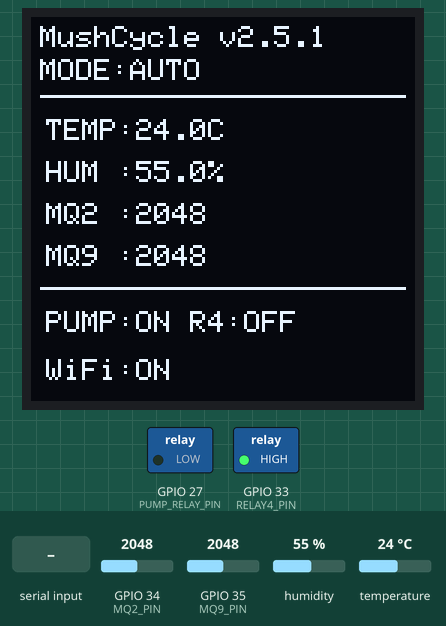
Simulated run of this sketch. Board: ESP32. Parts: 128×128 one-colour display, switched loads named in the sketch (green lamp = pin HIGH). The test bench sets the inputs (shaded band); at power-on: humidity 55 %, GPIO 34 (MQ2_PIN) = 2048, GPIO 35 (MQ9_PIN) = 2048, temperature 24 °C (analog values on the 0–4095 scale). WiFi joins after 1.5 s; servers stay silent unless stated; the local clock reads 2024-03-15 10:24:30 at power-on unless the sketch sets it; what the sketch prints to the serial monitor is not drawn.

Above: at 2.5 s.
2.6 s: "AUTO\n" received over Serial
At 4.7 s:
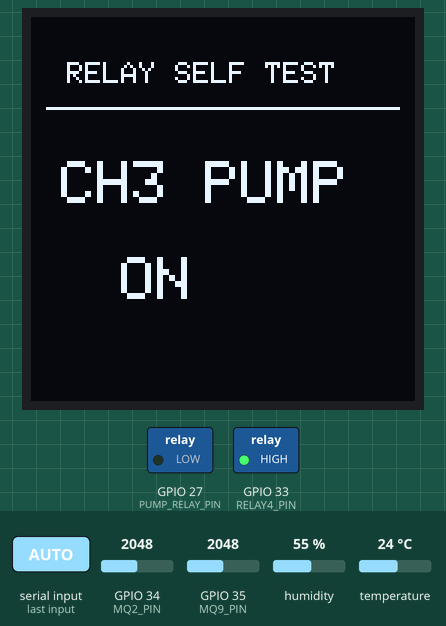
8.8 s: humidity set to 73 %
At 10.3 s:
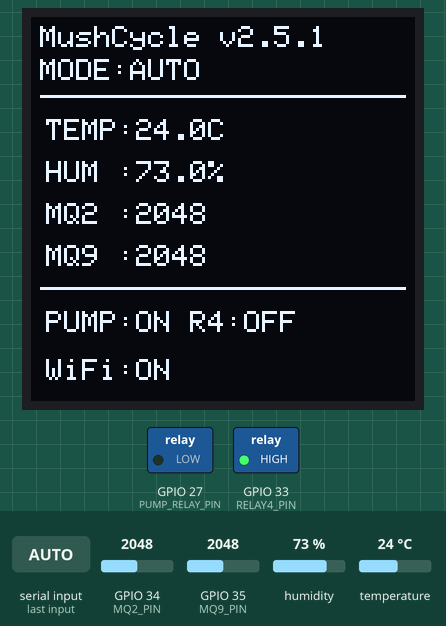
11.5 s: humidity set to 76 %
At 14.6 s:
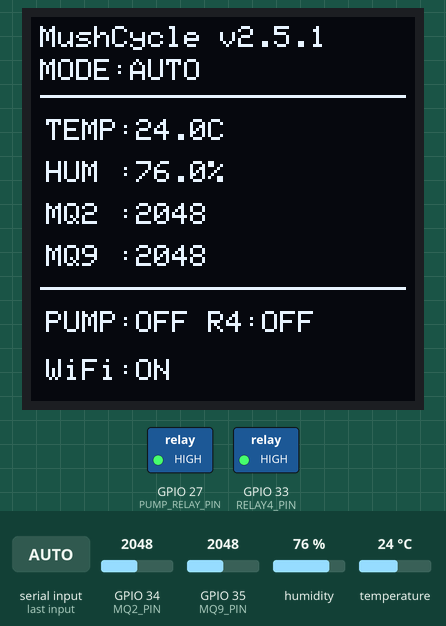
15.5 s: "MANUAL\n" received over Serial
17.1 s: "M,45\n" received over Serial
At 17.7 s:
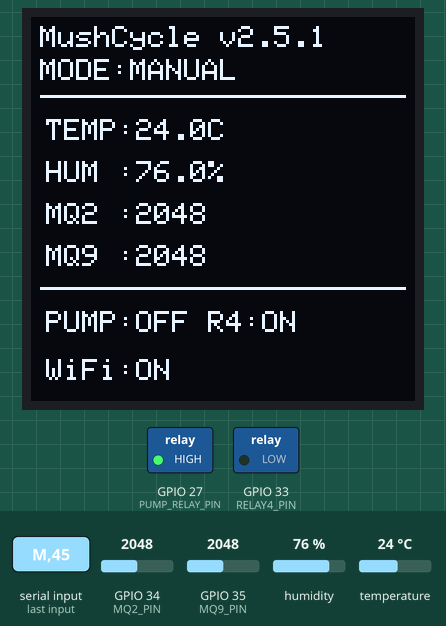
18.7 s: "30,150\n" received over Serial
At 19.6 s:
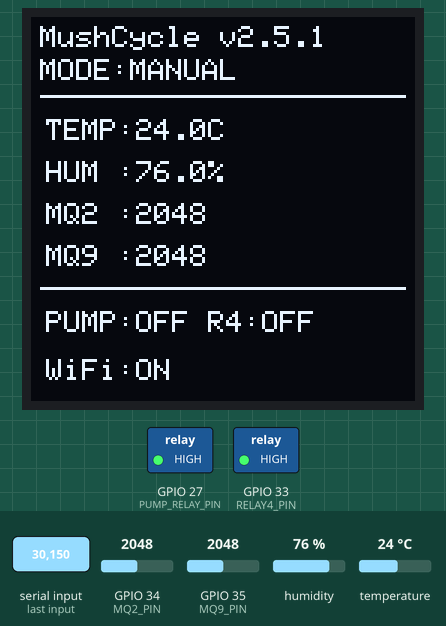
Timing chart, 0 to 21.3 s (numbered marks = the images above; inputs shaded):
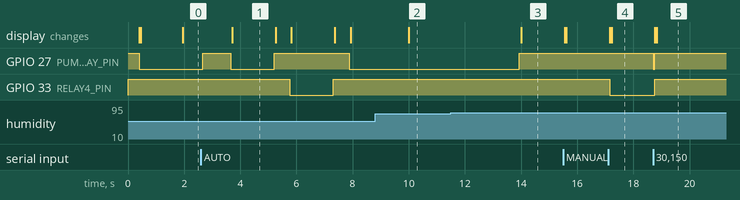

Measured:
- the behaviour switches between 74 and 75 % on humidity (found by bisection; images 2 and 3)
- after the input at 2.6 s, GPIO 27 (PUMP_RELAY_PIN): LOW → HIGH after 0.06 s, → LOW 1.0 s later, → HIGH 1.6 s later, → LOW 2.7 s later; GPIO 33 (RELAY4_PIN): HIGH → LOW after 3.2 s, → HIGH 1.6 s later; the display: changes after 1.1 s (image 1)
- after the input at 8.8 s, the display: changes after 1.2 s (image 2)
- after the input at 11.5 s, GPIO 27 (PUMP_RELAY_PIN): LOW → HIGH after 2.4 s; the display: changes after 2.5 s (image 3)
- after the input at 17.1 s, GPIO 33 (RELAY4_PIN): HIGH → LOW after 0.05 s; the display: first changes after 0.05 s (image 4 shows a later state)
- after the input at 18.7 s, GPIO 27 (PUMP_RELAY_PIN): HIGH → LOW at once, → HIGH 0.07 s later; GPIO 33 (RELAY4_PIN): LOW → HIGH after 0.07 s; the display: first changes after 0.07 s (image 5 shows a later state)
- what the display in image 1 shows lasts 1.6 s, from 3.7 s to 5.3 s

The sketch:

MushCycle_Smart_v2.5.0_Live.ino
```cpp
// ============================================================
// MushCycle Smart Controller
// Version: 2.5.0
//
// Hardware:
// - ESP32
// - DHT22
// - MQ-2
// - MQ-9
// - OLED SH1107 128x128 I2C
// - Relay Module 5V 4 Channel
//
// Relay Mapping:
// CH1 = UNUSED
// CH2 = UNUSED
// CH3 = PUMP
// CH4 = RESERVED
//
// Changes in v2.5.0:
// - HTTPS telemetry to MushCycle Dashboard API
// - Remote control polling with revision protection
// - Device-key authentication
//
// Retained from v2.4.0:
// - Removed FAN 1 / FAN 2 completely
// - AUTO mode controls PUMP from humidity only
// - Manual PUMP / Relay 4 control
// - Relay Self-Test tests CH3 / CH4 only
// - Fail-safe: active relays OFF on boot
// - Non-blocking Wi-Fi reconnect retained
//
// Serial Commands @ 115200 baud:
// A = AUTO mode
// M = MANUAL mode
// 3 or P = Toggle PUMP
// 4 = Toggle Relay 4
// 0 = ALL RELAYS OFF
// T = Relay Self-Test
// S = Show status
// H = Show help
// ============================================================

#include <WiFi.h>
#include <WiFiClientSecure.h>
#include <HTTPClient.h>
#include <DHT.h>
#include <Wire.h>
#include <Adafruit_GFX.h>
#include <Adafruit_SH110X.h>
#include <time.h>
#include "secrets.h"

#define APP_NAME    "MushCycle Smart"
#define APP_VERSION "2.5.1"

const char* SERVER_BASE_URL = "https://smzlporzdrhrlhwxopph.supabase.co/functions/v1/mushcycle-api";

// GlobalSign Root CA. Supabase chain: WE1 -> GTS Root R4 -> GlobalSign Root CA.
// Source: https://support.globalsign.com/ca-certificates/root-certificates/globalsign-root-certificates
static const char SUPABASE_ROOT_CA[] PROGMEM = R"EOF(
-----BEGIN CERTIFICATE-----
MIIDdTCCAl2gAwIBAgILBAAAAAABFUtaw5QwDQYJKoZIhvcNAQEFBQAwVzELMAkG
A1UEBhMCQkUxGTAXBgNVBAoTEEdsb2JhbFNpZ24gbnYtc2ExEDAOBgNVBAsTB1Jv
b3QgQ0ExGzAZBgNVBAMTEkdsb2JhbFNpZ24gUm9vdCBDQTAeFw05ODA5MDExMjAw
MDBaFw0yODAxMjgxMjAwMDBaMFcxCzAJBgNVBAYTAkJFMRkwFwYDVQQKExBHbG9i
YWxTaWduIG52LXNhMRAwDgYDVQQLEwdSb290IENBMRswGQYDVQQDExJHbG9iYWxT
aWduIFJvb3QgQ0EwggEiMA0GCSqGSIb3DQEBAQUAA4IBDwAwggEKAoIBAQDaDuaZ
jc6j40+Kfvvxi4Mla+pIH/EqsLmVEQS98GPR4mdmzxzdzxtIK+6NiY6arymAZavp
xy0Sy6scTHAHoT0KMM0VjU/43dSMUBUc71DuxC73/OlS8pF94G3VNTCOXkNz8kHp
1Wrjsok6Vjk4bwY8iGlbKk3Fp1S4bInMm/k8yuX9ifUSPJJ4ltbcdG6TRGHRjcdG
snUOhugZitVtbNV4FpWi6cgKOOvyJBNPc1STE4U6G7weNLWLBYy5d4ux2x8gkasJ
U26Qzns3dLlwR5EiUWMWea6xrkEmCMgZK9FGqkjWZCrXgzT/LCrBbBlDSgeF59N8
9iFo7+ryUp9/k5DPAgMBAAGjQjBAMA4GA1UdDwEB/wQEAwIBBjAPBgNVHRMBAf8E
BTADAQH/MB0GA1UdDgQWBBRge2YaRQ2XyolQL30EzTSo//z9SzANBgkqhkiG9w0B
AQUFAAOCAQEA1nPnfE920I2/7LqivjTFKDK1fPxsnCwrvQmeU79rXqoRSLblCKOz
yj1hTdNGCbM+w6DjY1Ub8rrvrTnhQ7k4o+YviiY776BQVvnGCv04zcQLcFGUl5gE
38NflNUVyRRBnMRddWQVDf9VMOyGj/8N7yy5Y0b2qvzfvGn9LhJIZJrglfCm7ymP
AbEVtQwdpf5pLGkkeB6zpxxxYu7KyJesF12KwvhHhm4qxFYxldBniYUr+WymXUad
DKqC5JlR3XC321Y9YeRq4VzW9v493kHMB65jUr9TU/Qr6cf9tveCX4XSQRjbgbME
HMUfpIBvFSDJ3gyICh3WZlXi/EjJKSZp4A==
-----END CERTIFICATE-----
)EOF";

#define SCREEN_WIDTH  128
#define SCREEN_HEIGHT 128
#define OLED_SDA      21
#define OLED_SCL      22
#define OLED_ADDRESS  0x3C

Adafruit_SH1107 display(SCREEN_WIDTH, SCREEN_HEIGHT, &Wire);

#define DHT_PIN  4
#define DHT_TYPE DHT22
DHT dht(DHT_PIN, DHT_TYPE);

#define MQ2_PIN 34
#define MQ9_PIN 35

#define PUMP_RELAY_PIN 27
#define RELAY4_PIN     33

#define RELAY_ON  LOW
#define RELAY_OFF HIGH

bool pumpState   = false;
bool relay4State = false;

enum ControlMode { MODE_AUTO, MODE_MANUAL };
ControlMode controlMode = MODE_AUTO;

float HUM_LOW  = 60.0;
float HUM_HIGH = 75.0;

const unsigned long SENSOR_INTERVAL     = 2000;
const unsigned long CLOUD_INTERVAL      = 10000;
const unsigned long CONTROL_INTERVAL    = 2000;
const unsigned long WIFI_CHECK_INTERVAL = 10000;

unsigned long previousSensorMillis = 0;
unsigned long previousCloudMillis  = 0;
unsigned long previousControlMillis = 0;
unsigned long previousWiFiMillis   = 0;
unsigned long lastControlRevision  = 0;

bool previousWiFiConnected = false;
bool timeSyncStarted = false;

float temperature = NAN;
float humidity    = NAN;
int mq2Value = 0;
int mq9Value = 0;

void readSensors();
void autoControl();
void updateOLED();
void printSerial();
void showHelp();

void setRelay(int pin, bool state) {
  digitalWrite(pin, state ? RELAY_ON : RELAY_OFF);
}

void applyRelayStates() {
  setRelay(PUMP_RELAY_PIN, pumpState);
  setRelay(RELAY4_PIN, relay4State);
}

void allRelaysOff() {
  pumpState = false;
  relay4State = false;
  applyRelayStates();
}

void showRelayTestOLED(const char* channel, const char* status) {
  display.clearDisplay();
  display.setTextColor(SH110X_WHITE);
  display.setTextSize(1);
  display.setCursor(12, 15);
  display.println("RELAY SELF TEST");
  display.drawLine(5, 30, 122, 30, SH110X_WHITE);
  display.setTextSize(2);
  display.setCursor(10, 48);
  display.println(channel);
  display.setCursor(30, 80);
  display.println(status);
  display.display();
}

void testOneRelay(int pin, const char* serialName, const char* oledName) {
  Serial.print("[TEST] ");
  Serial.print(serialName);
  Serial.println(" -> ON");
  digitalWrite(pin, RELAY_ON);
  showRelayTestOLED(oledName, "ON");
  delay(1500);

  Serial.print("[TEST] ");
  Serial.print(serialName);
  Serial.println(" -> OFF");
  digitalWrite(pin, RELAY_OFF);
  showRelayTestOLED(oledName, "OFF");
  delay(500);
}

void testRelays() {
  Serial.println();
  Serial.println("================================");
  Serial.println("       RELAY SELF TEST");
  Serial.println("================================");

  allRelaysOff();
  delay(1000);

  testOneRelay(PUMP_RELAY_PIN, "CH3 - PUMP", "CH3 PUMP");
  testOneRelay(RELAY4_PIN, "CH4 - RESERVED", "CH4 R4");

  allRelaysOff();

  Serial.println("================================");
  Serial.println("      RELAY TEST COMPLETE");
  Serial.println("================================");

  if (controlMode == MODE_AUTO) {
    readSensors();
    autoControl();
  }

  updateOLED();
}

void togglePump() {
  if (controlMode != MODE_MANUAL) {
    Serial.println("Switch to MANUAL mode first.");
    return;
  }
  pumpState = !pumpState;
  applyRelayStates();
}

void toggleRelay4() {
  if (controlMode != MODE_MANUAL) {
    Serial.println("Switch to MANUAL mode first.");
    return;
  }
  relay4State = !relay4State;
  applyRelayStates();
}

void showHelp() {
  Serial.println();
  Serial.println("================================");
  Serial.println("     MushCycle Serial Commands");
  Serial.println("================================");
  Serial.println("A = AUTO mode");
  Serial.println("M = MANUAL mode");
  Serial.println("3 = Toggle PUMP");
  Serial.println("P = Toggle PUMP");
  Serial.println("4 = Toggle Relay 4");
  Serial.println("0 = ALL RELAYS OFF");
  Serial.println("T = Relay Self-Test");
  Serial.println("S = Show status");
  Serial.println("H = Show help");
  Serial.println("================================");
}

void handleSerialCommands() {
  while (Serial.available() > 0) {
    char command = Serial.read();
    if (command == '\n' || command == '\r') continue;

    switch (command) {
      case 'A':
      case 'a':
        controlMode = MODE_AUTO;
        Serial.println("CONTROL MODE -> AUTO");
        readSensors();
        autoControl();
        updateOLED();
        break;

      case 'M':
      case 'm':
        controlMode = MODE_MANUAL;
        allRelaysOff();
        Serial.println("CONTROL MODE -> MANUAL");
        Serial.println("All relays forced OFF.");
        updateOLED();
        break;

      case '3':
      case 'P':
      case 'p':
        togglePump();
        printSerial();
        updateOLED();
        break;

      case '4':
        toggleRelay4();
        printSerial();
        updateOLED();
        break;

      case '0':
        allRelaysOff();
        Serial.println("ALL RELAYS -> OFF");
        printSerial();
        updateOLED();
        break;

      case 'T':
      case 't':
        testRelays();
        break;

      case 'S':
      case 's':
        printSerial();
        break;

      case 'H':
      case 'h':
        showHelp();
        break;

      default:
        Serial.print("Unknown command: ");
        Serial.println(command);
        Serial.println("Use H for help.");
        break;
    }
  }
}

void startWiFiConnection() {
  if (WiFi.status() == WL_CONNECTED) return;

  Serial.println("Starting WiFi connection...");
  WiFi.mode(WIFI_STA);
  WiFi.begin(WIFI_SSID, WIFI_PASSWORD);
}

void handleWiFiReconnect() {
  if (WiFi.status() == WL_CONNECTED) return;

  unsigned long currentMillis = millis();

  if (currentMillis - previousWiFiMillis >= WIFI_CHECK_INTERVAL) {
    previousWiFiMillis = currentMillis;
    Serial.println("WiFi offline -> reconnecting...");
    WiFi.disconnect();
    WiFi.begin(WIFI_SSID, WIFI_PASSWORD);
  }
}

void updateWiFiStatus() {
  bool connected = WiFi.status() == WL_CONNECTED;

  if (connected != previousWiFiConnected) {
    previousWiFiConnected = connected;

    if (connected) {
      Serial.println();
      Serial.println("WiFi Connected");
      Serial.print("IP Address : ");
      Serial.println(WiFi.localIP());
      if (!timeSyncStarted) {
        configTime(0, 0, "pool.ntp.org", "time.google.com");
        timeSyncStarted = true;
        Serial.println("NTP time sync started");
      }
    } else {
      Serial.println();
      Serial.println("WiFi Disconnected");
    }

    updateOLED();
  }
}

void readSensors() {
  float newHumidity = dht.readHumidity();
  float newTemperature = dht.readTemperature();

  if (!isnan(newHumidity) && !isnan(newTemperature)) {
    humidity = newHumidity;
    temperature = newTemperature;
  } else {
    Serial.println("DHT22 Read Error");
  }

  mq2Value = analogRead(MQ2_PIN);
  mq9Value = analogRead(MQ9_PIN);
}

void autoControl() {
  if (controlMode != MODE_AUTO) return;
  if (isnan(humidity)) return;

  if (humidity <= HUM_LOW) {
    pumpState = true;
  } else if (humidity >= HUM_HIGH) {
    pumpState = false;
  }

  relay4State = false;
  applyRelayStates();
}

void printSerial() {
  Serial.println();
  Serial.println("================================");
  Serial.print("Version     : ");
  Serial.println(APP_VERSION);
  Serial.print("Mode        : ");
  Serial.println(controlMode == MODE_AUTO ? "AUTO" : "MANUAL");

  Serial.print("Temperature : ");
  if (isnan(temperature)) Serial.println("ERROR");
  else {
    Serial.print(temperature, 1);
    Serial.println(" C");
  }

  Serial.print("Humidity    : ");
  if (isnan(humidity)) Serial.println("ERROR");
  else {
    Serial.print(humidity, 1);
    Serial.println(" %");
  }

  Serial.print("MQ-2 ADC    : ");
  Serial.println(mq2Value);
  Serial.print("MQ-9 ADC    : ");
  Serial.println(mq9Value);

  Serial.println("-------------------------------");
  Serial.print("PUMP   : ");
  Serial.println(pumpState ? "ON" : "OFF");
  Serial.print("RELAY4 : ");
  Serial.println(relay4State ? "ON" : "OFF");
  Serial.print("WiFi   : ");
  Serial.println(WiFi.status() == WL_CONNECTED ? "CONNECTED" : "OFFLINE");
  Serial.println("================================");
}

void updateOLED() {
  display.clearDisplay();
  display.setTextColor(SH110X_WHITE);
  display.setTextSize(1);

  display.setCursor(3, 3);
  display.print("MushCycle v");
  display.println(APP_VERSION);

  display.setCursor(3, 14);
  display.print("MODE:");
  display.println(controlMode == MODE_AUTO ? "AUTO" : "MANUAL");

  display.drawLine(3, 26, 124, 26, SH110X_WHITE);

  display.setCursor(5, 34);
  display.print("TEMP:");
  if (isnan(temperature)) display.println("ERR");
  else {
    display.print(temperature, 1);
    display.println("C");
  }

  display.setCursor(5, 48);
  display.print("HUM :");
  if (isnan(humidity)) display.println("ERR");
  else {
    display.print(humidity, 1);
    display.println("%");
  }

  display.setCursor(5, 62);
  display.print("MQ2 :");
  display.println(mq2Value);

  display.setCursor(5, 76);
  display.print("MQ9 :");
  display.println(mq9Value);

  display.drawLine(3, 90, 124, 90, SH110X_WHITE);

  display.setCursor(5, 98);
  display.print("PUMP:");
  display.print(pumpState ? "ON " : "OFF ");
  display.print("R4:");
  display.println(relay4State ? "ON" : "OFF");

  display.setCursor(5, 114);
  display.print("WiFi:");
  display.print(WiFi.status() == WL_CONNECTED ? "ON" : "OFF");

  display.display();
}

void sendCloudData() {
  if (WiFi.status() != WL_CONNECTED) {
    Serial.println("Cloud skipped: WiFi offline");
    return;
  }

  if (String(DEVICE_API_KEY).indexOf("YOUR_DEVICE") >= 0) {
    Serial.println("Cloud skipped: DEVICE_API_KEY not configured");
    return;
  }
  if (time(nullptr) < 1700000000) {
    Serial.println("Cloud skipped: waiting for NTP time");
    return;
  }

  WiFiClientSecure client;
  client.setCACert(SUPABASE_ROOT_CA);
  HTTPClient http;
  String url = String(SERVER_BASE_URL) + "/api/v1/readings";
  if (!http.begin(client, url)) {
    Serial.println("Cloud error: HTTPS connection setup failed");
    return;
  }
  http.addHeader("Content-Type", "application/json");
  http.addHeader("X-Device-Key", DEVICE_API_KEY);
  http.setTimeout(8000);

  String json = "{";
  json += "\"device\":\"MushCycle-ESP32\",";
  json += "\"version\":\"" + String(APP_VERSION) + "\",";
  json += "\"mode\":\"";
  json += (controlMode == MODE_AUTO ? "AUTO" : "MANUAL");
  json += "\",";

  json += "\"temperature\":";
  json += isnan(temperature) ? "null" : String(temperature, 1);

  json += ",\"humidity\":";
  json += isnan(humidity) ? "null" : String(humidity, 1);

  json += ",\"mq2\":" + String(mq2Value);
  json += ",\"mq9\":" + String(mq9Value);
  json += ",\"pump\":";
  json += pumpState ? "true" : "false";
  json += ",\"relay4\":";
  json += relay4State ? "true" : "false";
  json += "}";

  Serial.println("Sending Cloud Data:");
  Serial.println(json);

  int httpCode = http.POST(json);

  if (httpCode > 0) {
    Serial.print("HTTP Response : ");
    Serial.println(httpCode);
    Serial.println(http.getString());
  } else {
    Serial.print("HTTP Error : ");
    Serial.println(http.errorToString(httpCode));
  }

  http.end();
}

void fetchControlCommand() {
  if (WiFi.status() != WL_CONNECTED) return;
  if (String(DEVICE_API_KEY).indexOf("YOUR_DEVICE") >= 0) return;
  if (time(nullptr) < 1700000000) return;

  WiFiClientSecure client;
  client.setCACert(SUPABASE_ROOT_CA);
  HTTPClient http;
  String url = String(SERVER_BASE_URL) + "/api/v1/control?format=csv";
  if (!http.begin(client, url)) {
    Serial.println("Control error: HTTPS connection setup failed");
    return;
  }
  http.addHeader("X-Device-Key", DEVICE_API_KEY);
  http.setTimeout(5000);

  int httpCode = http.GET();
  if (httpCode != HTTP_CODE_OK) {
    if (httpCode > 0) {
      Serial.print("Control HTTP Response: ");
      Serial.println(httpCode);
    } else {
      Serial.print("Control HTTP Error: ");
      Serial.println(http.errorToString(httpCode));
    }
    http.end();
    return;
  }

  String payload = http.getString();
  http.end();

  char mode[8] = {0};
  int remotePump = 0;
  int remoteRelay4 = 0;
  unsigned long revision = 0;
  if (sscanf(payload.c_str(), "%7[^,],%d,%d,%lu", mode, &remotePump, &remoteRelay4, &revision) != 4) {
    Serial.println("Control error: invalid response");
    return;
  }
  if (revision <= lastControlRevision) return;

  if (strcmp(mode, "AUTO") == 0) {
    controlMode = MODE_AUTO;
    readSensors();
    autoControl();
  } else if (strcmp(mode, "MANUAL") == 0) {
    controlMode = MODE_MANUAL;
    pumpState = remotePump == 1;
    relay4State = remoteRelay4 == 1;
    applyRelayStates();
  } else {
    Serial.println("Control error: invalid mode");
    return;
  }

  lastControlRevision = revision;
  Serial.print("Remote control applied, revision ");
  Serial.println(lastControlRevision);
  printSerial();
  updateOLED();
}

void setup() {
  Serial.begin(115200);

  // Fail-safe first
  pinMode(PUMP_RELAY_PIN, OUTPUT);
  pinMode(RELAY4_PIN, OUTPUT);
  allRelaysOff();

  delay(300);

  Serial.println();
  Serial.println("================================");
  Serial.println(APP_NAME);
  Serial.print("Version : ");
  Serial.println(APP_VERSION);
  Serial.println("TLS CA  : GlobalSign Root CA");
  Serial.println("Fans removed");
  Serial.println("Fail-safe: RELAYS OFF");
  Serial.println("================================");

  dht.begin();

  analogReadResolution(12);
  analogSetPinAttenuation(MQ2_PIN, ADC_11db);
  analogSetPinAttenuation(MQ9_PIN, ADC_11db);

  Wire.begin(OLED_SDA, OLED_SCL);
  Wire.setClock(50000);

  Serial.println("Starting SH1107...");

  if (!display.begin(OLED_ADDRESS, true)) {
    Serial.println("OLED INIT FAILED!");
    allRelaysOff();
    while (true) delay(1000);
  }

  Serial.println("OLED INIT OK!");

  display.clearDisplay();
  display.setRotation(0);
  display.setTextColor(SH110X_WHITE);
  display.setTextSize(2);
  display.setCursor(10, 28);
  display.println("MushCycle");

  display.setTextSize(1);
  display.setCursor(30, 58);
  display.print("v");
  display.println(APP_VERSION);

  display.setCursor(15, 78);
  display.println("PUMP SAFE OFF");
  display.display();

  startWiFiConnection();

  readSensors();
  autoControl();
  updateOLED();

  Serial.println("System Ready!");
  showHelp();
}

void loop() {
  unsigned long currentMillis = millis();

  handleSerialCommands();
  updateWiFiStatus();

  if (currentMillis - previousSensorMillis >= SENSOR_INTERVAL) {
    previousSensorMillis = currentMillis;

    readSensors();

    if (controlMode == MODE_AUTO) {
      autoControl();
    }

    printSerial();
    updateOLED();
  }

  if (currentMillis - previousCloudMillis >= CLOUD_INTERVAL) {
    previousCloudMillis = currentMillis;
    sendCloudData();
  }

  if (currentMillis - previousControlMillis >= CONTROL_INTERVAL) {
    previousControlMillis = currentMillis;
    fetchControlCommand();
  }

  handleWiFiReconnect();
}
```

secrets.example.h
```cpp
#pragma once

// Copy this file to secrets.h. Never commit secrets.h.
const char* WIFI_SSID = "YOUR_WIFI_NAME";
const char* WIFI_PASSWORD = "YOUR_WIFI_PASSWORD";
const char* DEVICE_API_KEY = "YOUR_DEVICE_API_KEY";
```
